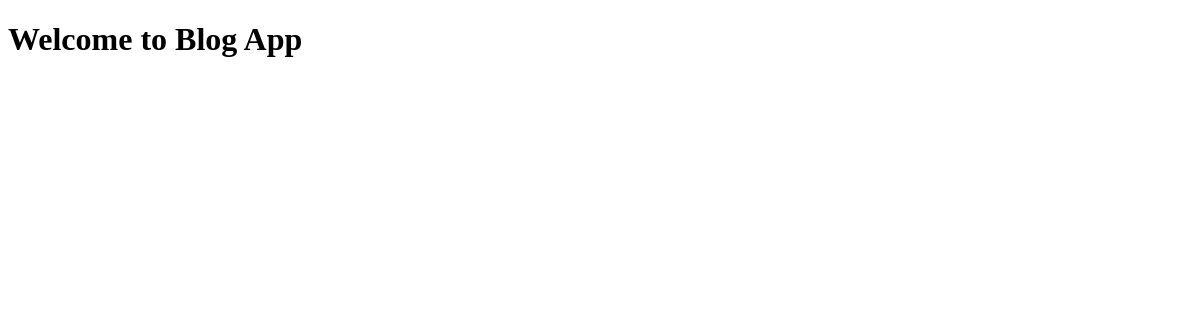
/blog/, run on an earlier commit of the app's database.
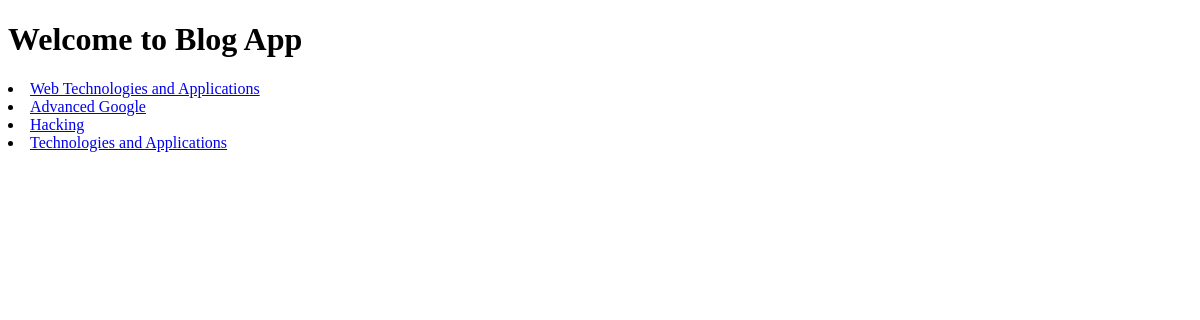
And on a later commit of the database.
### blog/models.py (models this page shows, shortened)
class Post(models.Model):
    title = models.CharField(max_length=64)
    author = models.ForeignKey('auth.User' , on_delete = models.CASCADE)
    body = models.TextField()

### blog/views.py (the view)
# urls.py: path('', HomeView.as_view() , name='home'),
class HomeView(ListView):
    template_name = 'home.html'
    model = Post

### templates/home.html
{% extends 'base.html' %}
{% block main %}
{% for article in object_list %}
    <li><a href="{% url 'detailed_view' article.pk %}">{{ article.title }}</a></li>
{% endfor %}
{% endblock main %}

### templates/base.html (shortened to what this page needs)
<!DOCTYPE html>
<html lang="en">
<head>
</head>
<body>
    <header>
        <h1>
            Welcome to Blog App
        </h1>
    </header>
    <main>
        {% block main %}
        {% endblock main %}
    </main>
</body>
</html>

What changed in the data, as far as the page shows it:
added Post: title "Web Technologies and Applications"
added Post: title "Advanced Google"
added Post: title "Hacking"
added Post: title "Technologies and Applications"
